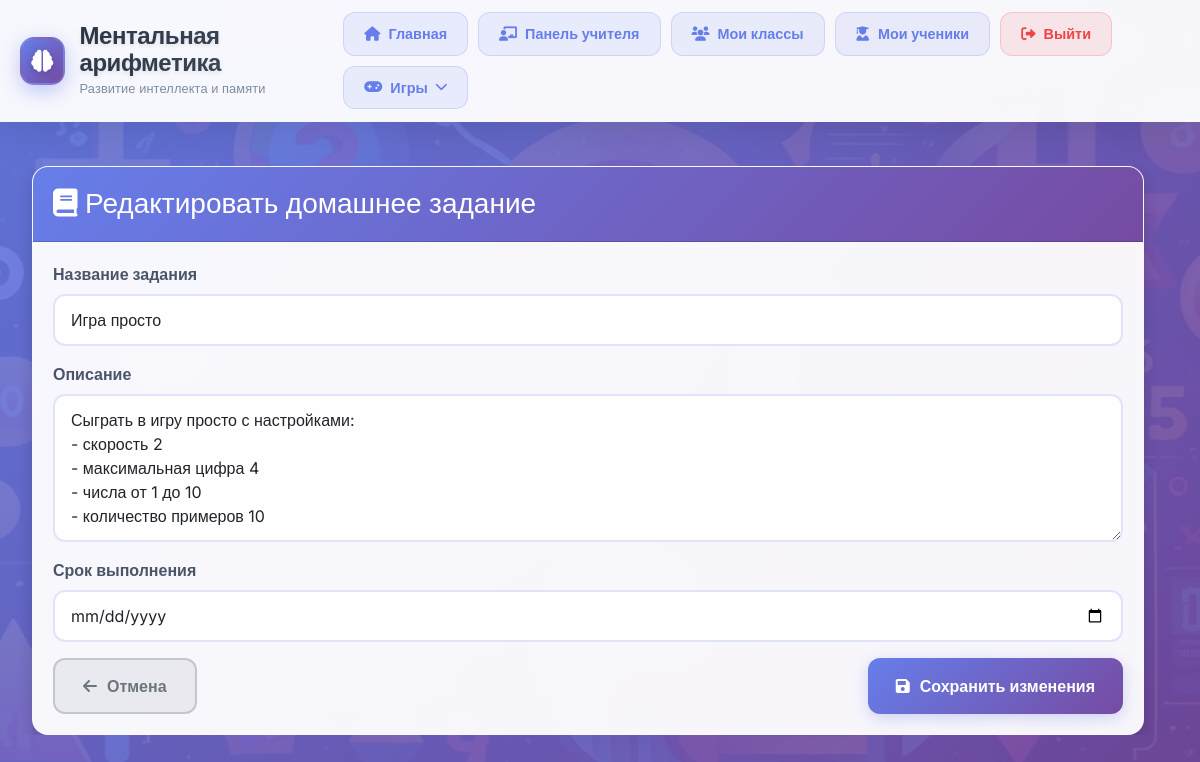
Screenshot of /teacher/homework/1/edit/ (signed in) with the database file from the repository.
### mental_app/models.py (models this page shows, shortened)
class Homework(models.Model):
    class_group = models.ForeignKey(Class, on_delete=models.CASCADE, related_name='homeworks', verbose_name='Класс')
    title = models.CharField(max_length=200, verbose_name='Название задания')
    description = models.TextField(verbose_name='Описание задания')
    due_date = models.DateField(verbose_name='Срок выполнения')
    created_at = models.DateTimeField(auto_now_add=True, verbose_name='Дата создания')
    is_active = models.BooleanField(default=True, verbose_name='Активно')
    class Meta:
        verbose_name = 'Домашнее задание'
        verbose_name_plural = 'Домашние задания'
        ordering = ['-created_at']

### mental_app/views.py (the view)
# urls.py: path('teacher/homework/<int:homework_id>/edit/', views.homework_edit, name='homework_edit'),
@login_required
def homework_edit(request, homework_id):
    try:
        homework = Homework.objects.get(id=homework_id)
        if homework.class_group.teacher != request.user.teacher_profile:
            return HttpResponseForbidden("У вас нет доступа к этому заданию")
        if request.method == 'POST':
            form = HomeworkForm(request.POST, instance=homework)
            if form.is_valid():
                form.save()
                messages.success(request, 'Домашнее задание успешно обновлено!')
                return redirect('homework_list', class_id=homework.class_group.id)
        else:
            form = HomeworkForm(instance=homework)
        return render(request, 'homework_form.html', {
            'form': form,
            'homework': homework,
            'class_obj': homework.class_group,
            'title': 'Редактировать домашнее задание'
        })
    except Homework.DoesNotExist:
        messages.error(request, 'Домашнее задание не найдено')
        return redirect('class_list')

### mental_app/forms.py
class HomeworkForm(forms.ModelForm):
    class Meta:
        model = Homework
        fields = ['title', 'description', 'due_date']
        widgets = {
            'title': forms.TextInput(attrs={
                'placeholder': 'Название домашнего задания',
                'class': 'form-control'
            }),
            'description': forms.Textarea(attrs={
                'placeholder': 'Описание задания...',
                'class': 'form-control',
                'rows': 5
            }),
            'due_date': forms.DateInput(attrs={
                'type': 'date',
                'class': 'form-control'
            }),
        }
        labels = {
            'title': 'Название задания',
            'description': 'Описание',
            'due_date': 'Срок выполнения'
        }

### templates/homework_form.html (shortened to what this page needs)
{% extends 'base.html' %}
{% block content %}
<div class="container mt-4">
    <div class="row justify-content-center">
        <div class="col-md-8">
            <div class="card shadow">
                <div class="card-header bg-primary text-white">
                    <h3 class="card-title mb-0">
                        <i class="fas fa-book"></i>
                        {{ title }}
                    </h3>
                </div>
                <div class="card-body">
                    <form method="post">
                        <div class="mb-3">
                            <label for="{{ form.title.id_for_label }}" class="form-label">
                                {{ form.title.label }}
                            </label>
                            {{ form.title }}
                        </div>
                        <div class="mb-3">
                            <label for="{{ form.description.id_for_label }}" class="form-label">
                                {{ form.description.label }}
                            </label>
                            {{ form.description }}
                        </div>
                        <div class="mb-3">
                            <label for="{{ form.due_date.id_for_label }}" class="form-label">
                                {{ form.due_date.label }}
                            </label>
                            {{ form.due_date }}
                        </div>
                        <div class="d-flex justify-content-between">
                            <a href="{% url 'homework_list' class_obj.id %}" class="btn btn-secondary">
                                <i class="fas fa-arrow-left"></i>
                                Отмена
                            </a>
                            <button type="submit" class="btn btn-primary">
                                <i class="fas fa-save"></i>
                                {% if homework %}Сохранить изменения{% else %}Создать задание{% endif %}
                            </button>
                        </div>
                    </form>
                </div>
            </div>
        </div>
    </div>
</div>
{% endblock %}

### static/styles.css (style rules this page uses)
:root { --primary-color: #667eea; --primary-gradient: linear-gradient(135deg, #667eea 0%, #764ba2 100%); --secondary-color: #6c757d; --info-color: #17a2b8; --success-color: #28a745; --warning-color: #ffc107; --danger-color: #dc3545; --text-primary: #2d3748; --text-secondary: #4a5568; --text-muted: #718096; --bg-white: rgba(255, 255, 255, 0.95); --border-radius: 12px; --box-shadow: 0 8px 32px rgba(0, 0, 0, 0.1); --transition: all 0.3s ease; }
.btn-primary, .btn-secondary, .btn-info, .btn-danger, .btn-success, .btn-warning { padding: 14px 28px; border-radius: var(--border-radius); font-weight: 600; font-size: 1rem; text-decoration: none; display: inline-flex; align-items: center; gap: 10px; transition: var(--transition); border: none; cursor: pointer; min-width: 140px; justify-content: center; }
.btn-primary { background: var(--primary-gradient); color: white; box-shadow: 0 4px 15px rgba(102, 126, 234, 0.3); }
.btn-secondary { background: rgba(108, 117, 125, 0.1); color: var(--secondary-color); border: 2px solid rgba(108, 117, 125, 0.3); }
.card { background: var(--bg-white); backdrop-filter: blur(20px); border-radius: 16px; border: 1px solid rgba(255, 255, 255, 0.2); box-shadow: var(--box-shadow); overflow: hidden; transition: var(--transition); }
.card-header { background: var(--primary-gradient); color: white; padding: 20px; font-weight: 600; font-size: 1.1rem; }
.card-body { padding: 20px; }
.form-control { border: 2px solid rgba(102, 126, 234, 0.2); border-radius: var(--border-radius); padding: 12px 16px; font-size: 1rem; transition: var(--transition); background: rgba(255, 255, 255, 0.9); }
.form-label { font-weight: 600; color: var(--text-secondary); margin-bottom: 8px; }
.mt-4 { margin-top: 1.5rem; }

### templates/base.html (style rules this page uses)
body { margin: 0; font-family: 'Inter', sans-serif; color: #333; background: linear-gradient(135deg, #667eea 0%, #764ba2 100%); min-height: 100vh; position: relative; overflow-x: hidden; width: 100%; max-width: 100vw; }
html { overflow-x: hidden; width: 100%; max-width: 100vw; }
body::before { content: ''; position: fixed; top: 0; left: 0; width: 100%; height: 100%; background: url('/static/фон.jpg') no-repeat center center; background-size: cover; opacity: 0.08; z-index: -1; }
.btn-primary, .btn-secondary, .btn-info, .btn-danger, .btn-success, .btn-warning { padding: 14px 28px; border-radius: 12px; font-weight: 600; font-size: 1rem; text-decoration: none; display: inline-flex; align-items: center; gap: 10px; transition: all 0.3s ease; border: none; cursor: pointer; min-width: 140px; justify-content: center; }
.btn-primary { background: linear-gradient(135deg, #667eea 0%, #764ba2 100%); color: white; box-shadow: 0 4px 15px rgba(102, 126, 234, 0.3); }
.btn-secondary { background: rgba(108, 117, 125, 0.1); color: #6c757d; border: 2px solid rgba(108, 117, 125, 0.3); }
.card { background: rgba(255, 255, 255, 0.95); backdrop-filter: blur(20px); border-radius: 16px; border: 1px solid rgba(255, 255, 255, 0.2); box-shadow: 0 8px 32px rgba(0, 0, 0, 0.1); overflow: hidden; transition: all 0.3s ease; }
.card-header { background: linear-gradient(135deg, #667eea 0%, #764ba2 100%); color: white; padding: 20px; font-weight: 600; font-size: 1.1rem; }
.card-body { padding: 20px; }
.form-control { border: 2px solid rgba(102, 126, 234, 0.2); border-radius: 12px; padding: 12px 16px; font-size: 1rem; transition: all 0.3s ease; background: rgba(255, 255, 255, 0.9); }
.form-label { font-weight: 600; color: #4a5568; margin-bottom: 8px; }
* { box-sizing: border-box; max-width: 100%; }
html { scrollbar-width: none; }
body { -ms-overflow-style: none; }
.container, .row, .col, [class*="col-"] { max-width: 100%; overflow-x: hidden; width: 100%; box-sizing: border-box; }

### rows the page displays
Homework: title "Игра просто", description "Сыграть в игру просто с настройками: - скорость 2 - максимальная цифра 4 - числа от 1 до 10 - количество примеров 10"

### other values shown
{{ title }} "Редактировать домашнее задание"
